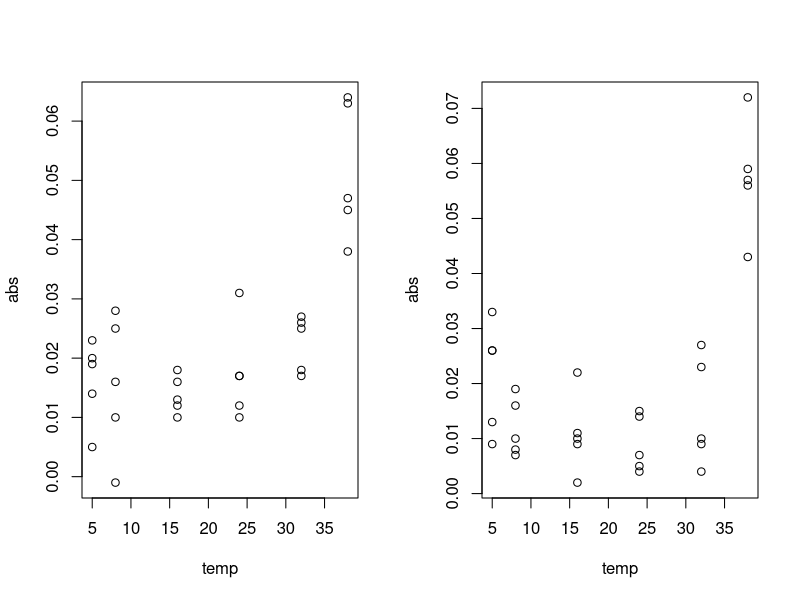
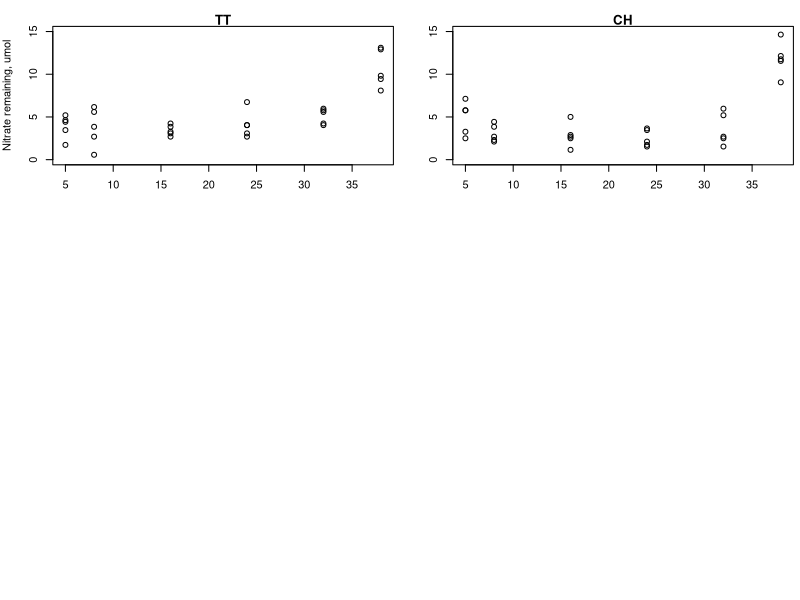

Recreate these plots in R, in order. (Note: this script raises an error after producing the figures.)
Ndata <- read.csv("data-processed/nitrate_processed.csv")

par(mfrow=c(1,2))
TTNdata<-subset(Ndata, Ndata$species=="TT")
CHNdata<-subset(Ndata, Ndata$species=="CH")
with(TTNdata, plot(abs~temp))
with(CHNdata, plot(abs~temp))


pdf("R-star_across_T.pdf", 6, 5)
par(mfrow=c(3,2))
par(mar=c(3,4,1, 0.5), oma=c(1, 0, 1, 0))
with(TTNdata, plot(nitrate~temp, ylim=c(0,15), xlab="", ylab="Nitrate remaining, umol", main="TT"))
with(CHNdata, plot(nitrate~temp, ylim=c(0,15), xlab="", ylab="",  main="CH"))

plot(CHKmean$cell_density~levels(CHK$temperature), ylim=c(0, 40000), xlab="Temperature", ylab="Carrying capacity, cells/ml")
segments(c(5,8,16,25,32,38), 
				 CHKmean$cell_density+CHKsd$cell_density,
				 c(5,8,16,25,32,38),
				 CHKmean$cell_density-CHKsd$cell_density)


#For TT, take mean of data from 22 days onwards as approximation of K
plot(TTKmean$cell_density~levels(TTK$temperature), ylim=c(0, 30000), xlab="Temperature", ylab="")
segments(c(5,8,16,25,32,38), 
				 TTKmean$cell_density+TTKsd$cell_density,
				 c(5,8,16,25,32,38),
				 TTKmean$cell_density-TTKsd$cell_density)

#For TT, take mean of data from 22 days onwards as approximation of K
plot(TTKmean$cell_volume~levels(TTK$temperature), ylim=c(0, 30000), xlab="Temperature", ylab="")
segments(c(5,8,16,25,32,38), 
				 TTKmean$cell_volume+TTKsd$cell_volume,
				 c(5,8,16,25,32,38),
				 TTKmean$cell_volume-TTKsd$cell_volume)
dev.off()
names(TTKmean)
